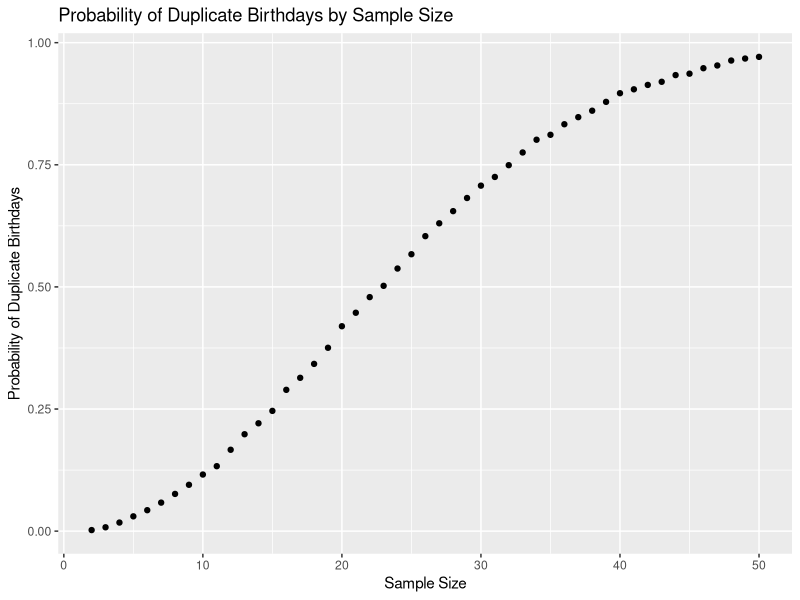

The R script that drew this image:
## ---- chunk 1
library(tidyverse)

## ---- chunk 2
dup_bdays = function(samp_size) {
  bday_vec <- sample(c(1:365), size = samp_size, replace = TRUE)

  if (n_distinct(bday_vec) < samp_size) {
    return(TRUE)
  } else {
    return(FALSE)
  } 
  
}


## ---- chunk 3

prob_by_size <- c()

for (sample_size in 2:50){
  num_dups = 0
  for (iteration in 1:10000) {
    if (dup_bdays(sample_size))
      num_dups = num_dups + 1
  }
  
  avg_prob = num_dups / 10000
  
  prob_by_size = append(prob_by_size, values = avg_prob)
}

dup_bday_tbl <-
  tibble(
    sample_size = 2:50,
    avg_prob = prob_by_size
  )

## ---- chunk 4
dup_bday_tbl %>% 
  ggplot(aes(x = sample_size, y = avg_prob)) +
  geom_point() +
  xlab("Sample Size") +
  ylab("Probability of Duplicate Birthdays") +
  ggtitle("Probability of Duplicate Birthdays by Sample Size")


## ---- chunk 5
n <- 30
sigma <- 5
pop_param <- 0

x_bar_vec <- c()
p_val_vec <- c()

for (iter in 1:5000) {
  rand_samp <- rnorm(n, pop_param, sigma)
  x_bar <- mean(rand_samp)
  append(x_bar_vec, x_bar)
  
  p_val <- 
    t.test(rand_samp, mu = pop_param, conf.level = 0.95) %>%
    broom::tidy() %>% 
    pull(p.value)
    
  append(p_val_vec, p_val)
  
}

## ---- chunk 6


t.test(c(3, 4, 5, 2), mu = 0) %>% 
  broom::tidy() %>% 
  pull(p.value)
